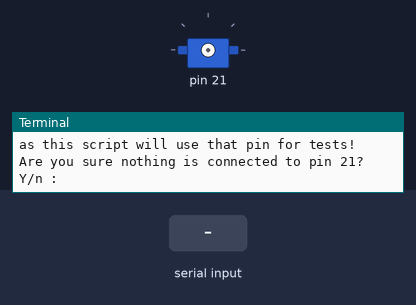
A program run on a simulated Raspberry Pi (header pin numbers). Shown: servo, the last lines printed to the terminal. The test bench sets the inputs (shaded band). Servo angles are drawn from the pulse width (0.5 ms = 0°, 2.5 ms = 180°). At 21.3 s the program stops and its outputs stay as they are.

Above: at 1.2 s.
1.3 s: "Y" typed at the terminal
At 3.8 s:
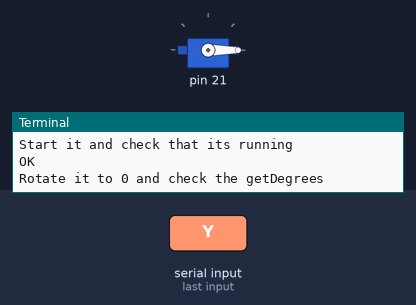
At 6.6 s:
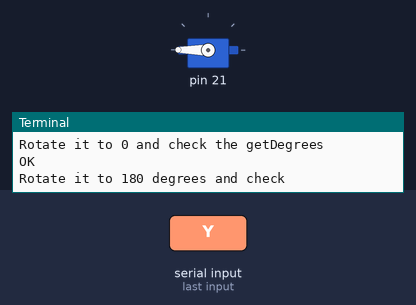
Timing chart, 0 to 22.8 s (numbered marks = the images above; inputs shaded):
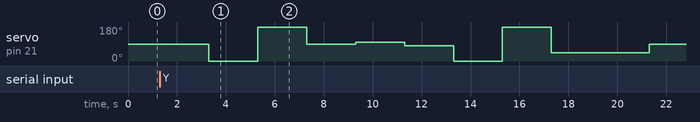

The program:

ServoController.py
```python
import RPi.GPIO as io
import GpioController
import time
from sys import exit

class ServoController(GpioController.GpioController):
    """
   Handles general servos (not continuos ones)
   """

   #constants
    DEFAULT_FREQ = 50
    ANGLE_NEUTRAL=7.5
    DEGREE_NEUTRAL=90
    ANGLE_ZERO=2.5
    DEGREE_ZERO = 0
    ANGLE_180=12.5
    DEGREE_180 = 180

    def __init__(self,controllPin,directStart=True,boardmode="BCM"):
        super(ServoController, self).__init__([controllPin], boardmode)
        # Setup
        io.setup(controllPin, io.OUT)
        self._pwm = io.PWM(controllPin, self.DEFAULT_FREQ)
        self._currentDirection = self.ANGLE_NEUTRAL
        self._currentDirectionDegrees = self.DEGREE_NEUTRAL
        self._running = False
        if directStart is True:
            self.start()

    def start(self):
        if self._running is False:
            self._pwm.start(self._currentDirection)
            self._running = True

    def stop(self):
        if self._running is True:
            self._pwm.stop()
            self._running = False

    def rotateToNeutral(self):
        self._currentDirection = self.ANGLE_NEUTRAL
        self._currentDirectionDegrees = self.DEGREE_NEUTRAL
        self._updateAngle()

    def rotateToZero(self):
        self._currentDirection = self.ANGLE_ZERO
        self._currentDirectionDegrees = self.DEGREE_ZERO
        self._updateAngle()

    def rotateTo180(self):
        self._currentDirection = self.ANGLE_180
        self._currentDirectionDegrees = self.DEGREE_180
        self._updateAngle()

    def rotateTo(self,degrees):
        if(int(degrees) < 0 or int(degrees) > 180):
            raise ValueError ("input should be between 0 and 180 degrees (int), got: %s" % degrees)
        convDegrees = self._convertDegrees(degrees)
        self._currentDirection = convDegrees
        self._currentDirectionDegrees = degrees
        self._updateAngle()

    def rotateBy(self,degrees):
        if degrees != 0:
            absDegrees = abs(degrees)
            if degrees < 0:
                newDeg = self._currentDirectionDegrees - absDegrees
            else:
                newDeg = self._currentDirectionDegrees + absDegrees
            if newDeg < 0:
                newDeg = 0
            elif newDeg > 180:
                newDeg = 180
            convDeg = self._convertDegrees(newDeg)
            self._currentDirection = convDeg
            self._currentDirectionDegrees = newDeg
            self._updateAngle()

    def getDegrees(self):
        return self._currentDirectionDegrees

    def isRunning(self):
        return self._running

    def _updateAngle(self):
        self._pwm.ChangeDutyCycle(self._currentDirection)

    def _convertDegrees(self,degrees):
        k = (self.ANGLE_180 - self.ANGLE_ZERO) / (self.DEGREE_180 - self.DEGREE_ZERO)
        #y = kx + m
        returnValue = ( k * int(degrees) ) + self.ANGLE_ZERO
        return returnValue

# Tests
if __name__ == '__main__':
    sleepTime = 2
    print("======= ServoController ========")
    print("Please ensure that you have nothing connected on pin 21 (BCM)  of your RasPi")
    print("as this script will use that pin for tests!")
    sure = raw_input("Are you sure nothing is connected to pin 21? Y/n :")
    if sure == "Y":
        print("")
    else:
        print("Aborting tests.")
        exit(0)
    print("Starting tests:")
    print("Creating servo")
    # Creating a servo that does not start when creating it
    servo = ServoController(21, False)
    print("Ensure that it isn't started since we passed directStart = False")
    if servo.isRunning() == True:
        print("isRunning failed")
        exit(1)
    print("OK")
    print("Check that degrees = 90")
    if servo.getDegrees() != 90:
        print("Was not in neutral angle from beginning")
        exit(1)
    print("OK")
    print("Start it and check that its running")
    servo.start()
    time.sleep(sleepTime)
    if servo.isRunning() == False:
        print("Started but isRunning was false.")
        exit(1)
    print("OK")
    print("Rotate it to 0 and check the getDegrees")
    servo.rotateToZero()
    time.sleep(sleepTime)
    if servo.getDegrees() != 0:
        print("It was not 0 degrees")
        exit(1)
    print("OK")
    print("Rotate it to 180 degrees and check")
    servo.rotateTo180()
    time.sleep(sleepTime)
    if servo.getDegrees() != 180:
        print("Could not rotate to 180 degrees")
        exit(1)
    print("OK")
    print("Rotate it back to neutral")
    servo.rotateToNeutral()
    time.sleep(sleepTime)
    if servo.getDegrees() != 90:
        print("Could not rotate back to neutral")
        exit(1)
    print("OK")
    print("Use rotateBy to rotate another 10 degrees to 100")
    servo.rotateBy(10)
    time.sleep(sleepTime)
    if servo.getDegrees() != 100:
        print("Could not rotate to 100")
        exit(1)
    print("OK")
    print("Use rotateBy to rotate back 20 degrees to 80")
    servo.rotateBy(-20)
    time.sleep(sleepTime)
    if servo.getDegrees() != 80:
        print("Could not rotateback to 80")
        exit(1)
    print("OK")
    print("Use rotateBy to go under 0 , should stay at 0")
    servo.rotateBy(-120)
    time.sleep(sleepTime)
    if servo.getDegrees() != 0:
        print("rotateBy(-120) did not give 0 degrees")
        exit(1)
    print("OK")
    print("Use rotateBy to go over 180 , should stay at 180")
    servo.rotateBy(300)
    time.sleep(sleepTime)
    if servo.getDegrees() != 180:
        print("RotateBy(300) did not give 180")
        exit(1)
    print("OK")
    print("Use rotateTo to 45 degrees")
    servo.rotateTo(45)
    time.sleep(sleepTime)
    if servo.getDegrees() != 45:
        print("Could not rotateTo 45 degrees")
        exit(1)
    print("OK")
    print("Test stopping the servo")
    servo.stop()
    time.sleep(sleepTime)
    if servo.isRunning() != False:
        print("Stop did not cause is running to be false")
        exit(1)
    print("OK")
    print("testing Rotate to with bad values, should produce ValueError")
    print("testing with negative value")
    passed = False
    try:
        servo.rotateTo(-20)
    except ValueError, e:
        print("OK")
    servo.cleanup()
    print("testing with a big postive value")
    #new servo
    servo = ServoController(21)
    try:
        servo.rotateTo(300)
    except ValueError, e:
        print("OK")

    print("All tests passed")
    print("===============")
    servo.cleanup()
```

GpioController.py
```python
import RPi.GPIO as io
from sys import exit

class GpioController(object):

    #constants
    BOARD_MODE=""
    BCM = "BCM"
    BOARD = "BOARD"
    ALLOWED_PINS_BCM = [4, 17, 18, 21, 22, 23, 24, 25]
    ALLOWED_PINS_BOARD = [0, 1, 2, 3, 4, 5, 6, 7]
    ALLOWED_PINS = []
    USED_PINS = []
    INITIATED = False
    NO_INSTANCES = 0

    def __init__(self, pins, boardmode="BCM", showWarnings=False):
        # we created a new instance
        self.pins = []
        self.NO_INSTANCES = self.NO_INSTANCES + 1
        #set warnings in io
        if showWarnings is False:
            io.setwarnings(False)
        else:
            io.setwarnings(True)
        #initiate the board
        if self.INITIATED is False:
            if boardmode=="BCM":
                self.BOARD_MODE="BCM"
                self.ALLOWED_PINS = self.ALLOWED_PINS_BCM
                io.setmode(io.BCM)
                self.INITIATED = True
            elif boardmode=="BOARD":
                self.BOARD_MODE="BOARD"
                self.ALLOWED_PINS = self.ALLOWED_PINS_BOARD
                io.setmode(io.BOARD)
                self.INITIATED = True
            else:
                self.cleanup()
                raise ValueError('%s is not an allowed, use "BCM" or "BOARD"' % boardmode)
        else: #INITIATED == TRUE
            # check that we dont have two conflicting modes
            if(boardmode != self.BOARD_MODE):
                self.cleanup()
                raise ValueError('Board mode is already set to %s , cannot use another mode' % self.BOARD_MODE)
        # Check pins
        # save pins to a local variable for cleanup
        for pin in pins:
            if(pin not in self.ALLOWED_PINS):
                self.cleanup()
                raise ValueError('%s is not an allowed pin for %s' % (pin, self.BOARD_MODE))
            if(pin in self.USED_PINS):
                self.cleanup()
                raise ValueError('Pin %s is already in use by another device' % pin)
            # Pin is ready to use
            self.pins.append(pin)
            self.USED_PINS.append(pin)

    def cleanup(self):
        # cleanup pins so that other things can use it
        for pin in self.pins:
            self.USED_PINS.remove(pin)
        self.NO_INSTANCES = self.NO_INSTANCES - 1
        if self.NO_INSTANCES == 0:
            io.cleanup()

# Tests
if __name__ == '__main__':

    print("==== gpioController - tests ====")
    # test pins
    try:
        print("-------------------------------")
        print("Wrong pin numbers")
        t1 = gpioController([777,444,333])
    except ValueError, e:
        print("OK")
        print(e)
    t1 = None
    try:
        print("-------------------------------")
        print("Wrong boardname")
        t1 = gpioController([4],"NOTABOARD")
    except ValueError, e:
        print("OK")
        print(e)
    t1 = None
    try:
        print("-------------------------------")
        print("Same pin numbers in the same init")
        t1 = gpioController([4,4,4])
    except ValueError, e:
        print("OK")
        print(e)
    t1 = None
    try:
        print("-------------------------------")
        print("Using the same pin in two different controllers")
        print("the second init should fail")
        print("First one")
        t1 = gpioController([4,17,18])
    except ValueError, e:
        print("Failed to create first one!")
        print(e)
        sys.exit(1)
    try:
        print("Second one")
        t2 = gpioController([21,22,4])
    except ValueError, e:
        print("OK")
        print(e)
    t1.cleanup()
    t1 = None
    t2 = None
    try:
        print("-------------------------------")
        print("Try using two different boardmodes")
        print("Creating first one with BCM")
        t1 = gpioController([4],"BCM")
    except ValueError, e:
        print("First one failed!")
        print(e)
        sys.exit(1)
    try:
        print("Creating second one with BOARD")
        t2 = gpioController([1],"BOARD")
    except ValueError, e:
        print("OK")
        print(e)
    t1.cleanup()
    t1 = None
    t2 = None
    print("All tests passed")
    print("================")
```
